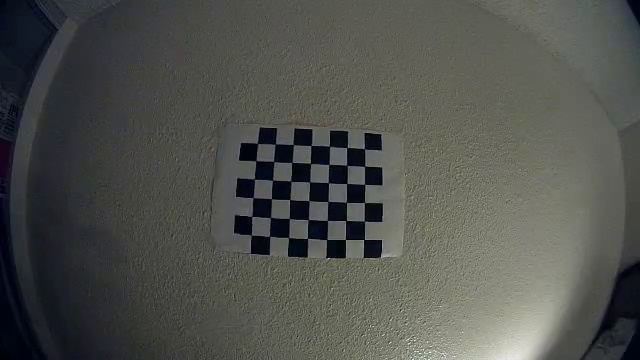
#> input picture RC_Car/Camera_Calibration/fisheye/360x640/calibration_images/0.jpg, 640 x 360 px
$ python -i save_data_to_pickle_file.py   (imports and definitions only)
#> lines starting #> are read from the running program, lines starting #| are printed output that depends on the picture
#> further down, picture is the input picture: shape (360, 640, 3); mean B, G, R 77.4, 81.9, 80.4
import csv
import numpy as np
from PIL import Image
import pickle
import cv2
import random


def preprocess(image):
    result = image[80:, :, :]
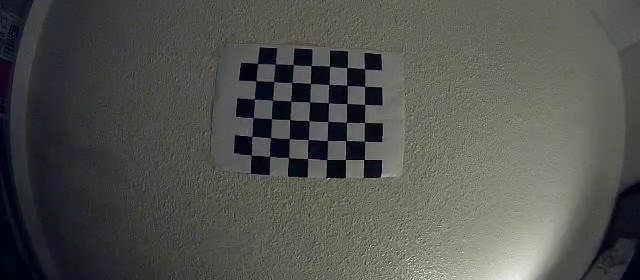
#> result: shape (280, 640, 3); mean B, G, R 78.1, 82.9, 81.5
    result = cv2.resize(result, (200, 66), interpolation=cv2.INTER_AREA)
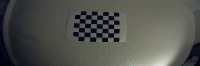
#> result: shape (66, 200, 3); mean B, G, R 78.1, 82.9, 81.5
    result = cv2.GaussianBlur(result, (3, 3), 0)
    result = cv2.cvtColor(result, cv2.COLOR_BGR2YUV)
#> result: shape (66, 200, 3); mean of channels 0, 1, 2 82, 126.2, 127.5
    return result

# list of all data text files
paths = ["output_logs/output_log2/output_log2.txt", "output_logs/output_log3/output_log3.txt"]

# for every data text file
# [13 lines not run here, left out]
# [1 line that did not run here, left out]
# [5 lines not run here, left out]
file_name = 'data.p'
# [12 lines not run here, left out]

>>> import cv2
>>> picture = cv2.imread('../RC_Car/Camera_Calibration/fisheye/360x640/calibration_images/0.jpg')
>>> result = preprocess(picture)

$ run again, on RC_Car/Camera_Calibration/fisheye/360x640/calibration_images/102.jpg
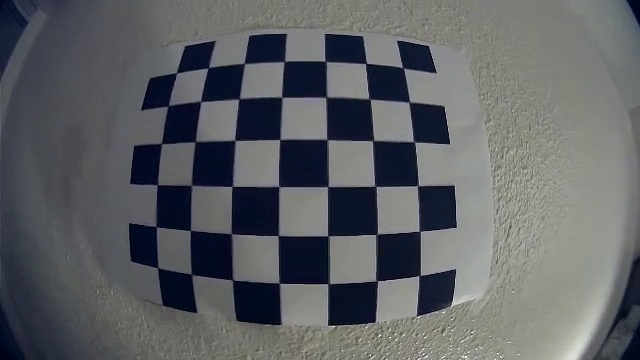
#> input picture RC_Car/Camera_Calibration/fisheye/360x640/calibration_images/102.jpg, 640 x 360 px
#> picture is the input picture: shape (360, 640, 3); mean B, G, R 99.4, 96, 93.5
#> in preprocess, `result = image[80:, :, :]`:
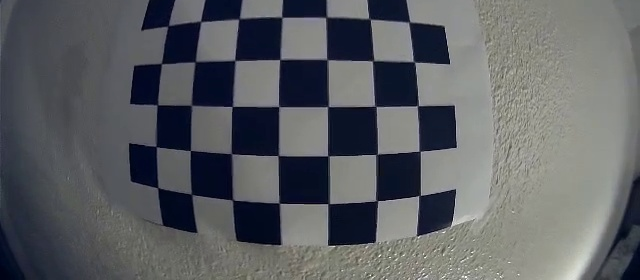
#> result: shape (280, 640, 3); mean B, G, R 98.6, 95, 92.5
#> in preprocess, `result = cv2.GaussianBlur(result, (3, 3), 0)`:
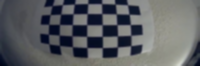
#> result: shape (66, 200, 3); mean B, G, R 98.6, 95.1, 92.6
